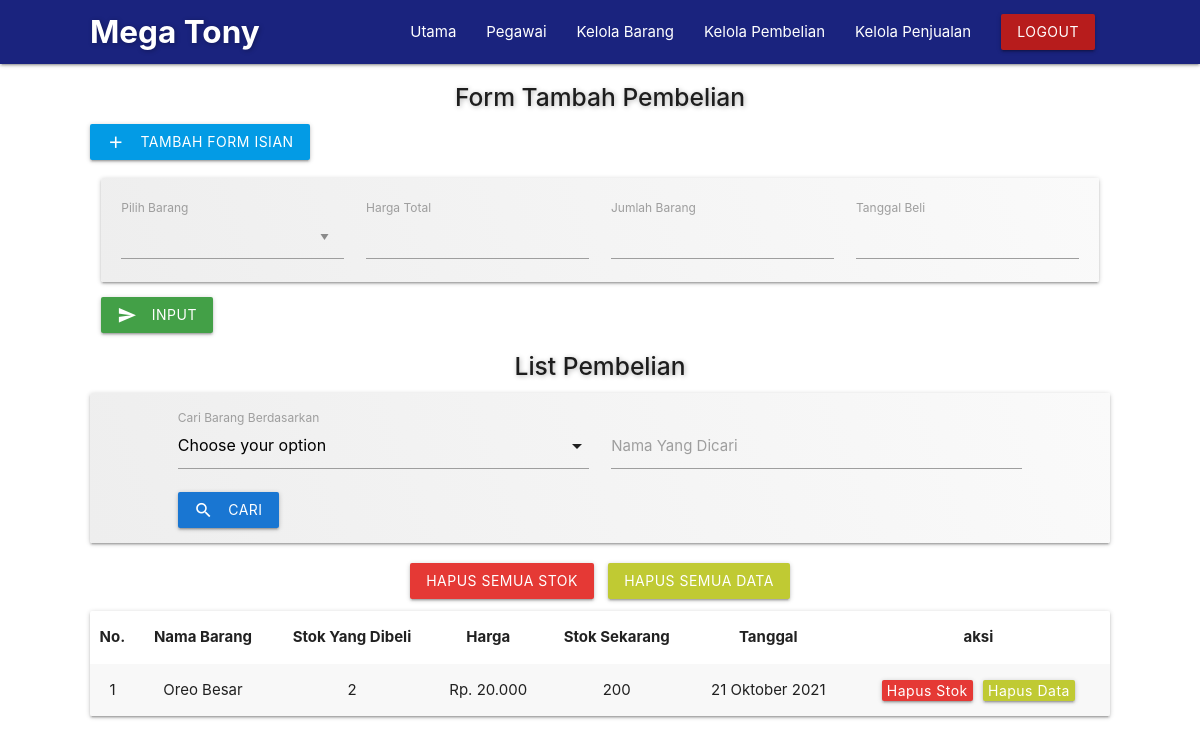
Screenshot of /admin/pembelian.php (signed in) with the database file from the repository.
### tables this page shows
CREATE TABLE IF NOT EXISTS `pembelian` (
  `id` int(11) NOT NULL AUTO_INCREMENT,
  `id_barang` int(11) DEFAULT NULL,
  `harga_yg_dibeli` double DEFAULT NULL,
  `stok_yg_dibeli` int(11) DEFAULT NULL,
  `stok_awal` int(11) DEFAULT NULL,
  `tot_stok` int(11) DEFAULT NULL,
  `tanggal` date DEFAULT NULL,
  PRIMARY KEY (`id`)
);

CREATE TABLE IF NOT EXISTS `list_barang` (
  `id_barang` int(11) NOT NULL AUTO_INCREMENT,
  `nama_barang` text DEFAULT NULL,
  `harga` double DEFAULT NULL,
  `stok` int(11) DEFAULT NULL,
  `promo` text DEFAULT NULL,
  `diskon` int(11) DEFAULT NULL,
  `satuan` varchar(50) DEFAULT NULL,
  `unit` int(11) DEFAULT NULL,
  `tgl_expire` date DEFAULT NULL,
  `foto` text DEFAULT NULL,
  PRIMARY KEY (`id_barang`)
);

### admin/asset/datetime/datetimeFormat.php (called while the page is built, shortened)
<?php
class datetimeFormat {
    public static function TanggalIndo($date){
          $BulanIndo = array(
                            "Januari",
                            "Februari",
                            "Maret",
                            "April",
                            "Mei",
                            "Juni",
                            "Juli",
                            "Agustus",
                            "September",
                            "Oktober",
                            "November",
                            "Desember"
                            );
          $tahun = substr($date, 0, 4);
          $bulan = substr($date, 5, 2);
          $tgl   = substr($date, 8, 2);
          $result = $tgl . " " . $BulanIndo[(int)$bulan-1] . " ". $tahun;
          return($result);
    }
}
?>

### admin/pembelian.php (the view, shortened to what this page needs)
<?php
	include('template/header.php');
	include('asset/datetime/datetimeFormat.php');
?>
<link rel="stylesheet" type="text/css" href="asset/css/pembelian-penjualan-style.css">
<?php
  $qry    = "SELECT
							a.*,
							b.nama_barang,
							b.stok
						FROM pembelian a
						LEFT JOIN list_barang b ON a.id_barang=b.id_barang";
  $orderby = "id";
?>
	<section id="pembelian">
		<div class="container">
			<h5 class="center-align title-form">Form Tambah Pembelian</h5>
			<a class="waves-effect waves-light btn  light-blue darken-1" id="tambah-kolom"><i class="material-icons left">add</i>Tambah Form Isian</a>
			<div class="row">
				<form action="func/pembelian_func.php?action=insert" enctype="multipart/form-data" method="post">
				<div class="element col s12" id="div_1">
			    <div id="txt_1">
			      <div class="card-panel bg">
							<div class="row">
						    <div class="col s12 m6 l3">
					        <div class="ui-widget input-field">
					          <label>Pilih Barang</label>
					        </div>
						    </div>
						    <div class="input-field col s12 m6 l3">
				          <input placeholder="" id="harga_yg_dibeli" type="number" class="validate" name="harga_yg_dibeli[]" required>
				          <label for="harga_yg_dibeli">Harga Total</label>
				        </div>
				        <div class="input-field col s12 m6 l3">
				          <input placeholder="" id="stok_yg_dibeli" type="number" class="validate" name="stok_yg_dibeli[]" required>
				          <label for="stok_yg_dibeli">Jumlah Barang</label>
				        </div>
				        <div class="input-field col s12 m6 l3">
				          <input placeholder="" id="tanggal" type="text" class="validate datepicker" name="tanggal[]" required>
				          <label for="tanggal">Tanggal Beli</label>
				        </div>
						  </div>
			      </div>
			    </div>
				</div>
				<div class="col s12">
					<button type="submit" class="waves-effect waves-light btn green darken-1" id="input-pembelian"><i class="material-icons left">send</i>Input</button>
				</div>
				</form>
		  </div>
		</div>
		<div class="container list-barang">
			<h5 class="center-align title-form">List Pembelian</h5>
			<div class="pencarian-barang">
        <div class="card-panel bg">
          <?php include('../paginasi/pencarian.php'); ?>
        </div>
      </div>
			<div class="btn-delete center-align">
				<?php
					$data_pembelian = mysqli_query($mysqli, "SELECT * FROM pembelian");
					$jum_pembelian = mysqli_num_rows($data_pembelian);
					if ($jum_pembelian > 0) {
				?>
					<a class="waves-effect waves-light btn red darken-1 confirm-delete-all-stok" style="cursor: pointer;">Hapus Semua Stok</a>
					<a class="waves-effect waves-light btn lime darken-1 confirm-delete-all-data" style="cursor: pointer;">Hapus Semua Data</a>
				<?php } ?>
			</div>
			<div class="card-panel">
				<table class="striped centered responsive-table">
	        <thead>
	          <tr>
	          		<th>No.</th>
	              <th>Nama Barang</th>
	              <th>Stok Yang Dibeli</th>
	              <th>Harga</th>
	              <th>Stok Sekarang</th>
	              <th>Tanggal</th>
	              <th>aksi</th>
	          </tr>
	        </thead>
	        <tbody>
	        <?php
	        	$no = 1;
						$kolomCari=(isset($_GET['Kolom']))? $_GET['Kolom'] : "";
						$kolomKataKunci=(isset($_GET['KataKunci']))? $_GET['KataKunci'] : "";
						if($kolomCari=="" && $kolomKataKunci==""){
						  $dt = mysqli_query($mysqli, "$qry ORDER BY $orderby DESC");
						}else{
						  $dt = mysqli_query($mysqli, "$qry WHERE $kolomCari LIKE '%$kolomKataKunci%'");
						}
						while($data = mysqli_fetch_array($dt)) {
					?>
	          <tr>
	          	<td><?php echo $no; ?></td>
	            <td><?php echo $data['nama_barang']; ?></td>
	            <td><?php echo $data['stok_yg_dibeli']; ?></td>
	            <td>Rp. <?php echo number_format($data['harga_yg_dibeli'],0,",","."); ?></td>
	            <td><?php echo $data['stok']; ?></td>
	            <td><?php echo datetimeFormat::TanggalIndo($data['tanggal']); ?></td>
	            <td>
	            	<a class="waves-effect waves-light btn red darken-1 confirm-delete-stok" style="cursor: pointer;">Hapus Stok</a>
	            	<a class="waves-effect waves-light btn lime darken-1 confirm-delete-data" style="cursor: pointer;">Hapus Data</a>
	            </td>
	          </tr>
	        <?php $no++; } ?>
	        </tbody>
	      </table>
			</div>
		</div>
	</section>
<?php include('template/footer.php'); ?>

### admin/asset/css/pembelian-penjualan-style.css (style rules this page uses)
#pembelian, #penjualan { margin-top: 20px; }
#pembelian #tambah-kolom, #penjualan #tambah-kolom { margin-bottom: 10px; }
#pembelian .card-panel, #penjualan .card-panel { position: relative; padding: 20px 20px 0 20px; }
#pembelian .card-panel.bg, #penjualan .card-panel.bg { background: linear-gradient(70deg, #eeeeee, #fafafa); }
#pembelian .card-panel .row, #penjualan .card-panel .row { margin-bottom: unset; }
#pembelian button#input-pembelian, #penjualan button#input-penjualan { z-index: unset; }
#pembelian .title-form, #penjualan .title-form { font-weight: 500; text-shadow: 1px 1px 5px rgba(0, 0, 0, 0.3); margin-bottom: 13px; }
#pembelian .list-barang, #penjualan .list-penjualan { padding-bottom: 40px; }
#pembelian .list-barang .card-panel, #penjualan .list-penjualan .card-panel { padding: 0; }
#pembelian .list-barang .card-panel table a, #penjualan .list-penjualan .card-panel table a { height: unset; line-height: unset; padding: 0 5px; text-transform: capitalize; margin: 0 3px; }
#pembelian .list-barang .btn-delete a, #penjualan .list-penjualan .btn-delete a { margin: 5px; z-index: unset; }
#pembelian .list-barang .pencarian-barang .card-panel, #penjualan .list-penjualan .pencarian-barang .card-panel { padding: 15px 0; }

### rows the page displays
pembelian: id_barang.nama_barang "Oreo Besar", stok_yg_dibeli "2", harga_yg_dibeli "20.000", id_barang.stok "200", tanggal "21 Oktober 2021"
